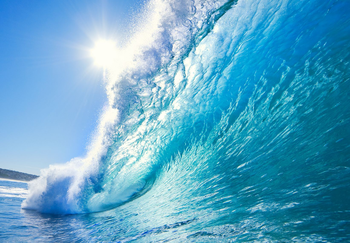
#> input picture images/003_Wave.png, 350 x 243 px
$ python 016_3d_histogram.py --image images/003_Wave.png
#> lines starting #> are read from the running program, lines starting #| are printed output that depends on the picture
# Usage
# python 016_3d_histogram.py --image images/001_Image.jpg


# Import Needed Packages
from mpl_toolkits.mplot3d import Axes3D
import matplotlib.pyplot as plt
import numpy as np
import argparse
import cv2


# Construct Argument Parser And Parse Arguments
ap = argparse.ArgumentParser()
ap.add_argument("-i", "--image", required=True, help="Path To Image")
ap.add_argument("-s", "--size", required=False, help="Size Of Largest Color Bin", default=5000)
ap.add_argument("-b", "--bins", required=False, help="Num Of Bins Per Channel", default=8)
args = vars(ap.parse_args())


# Load Parsed Arguments
image = cv2.imread(args["image"])
#> image is the input picture: shape (243, 350, 3); mean B, G, R 199.1, 166.5, 93.5
size = float(args["size"])
bins = int(args["bins"])

# Display Image
cv2.imshow("Original", image)
cv2.waitKey(0)

# Calculate Histogram
hist = cv2.calcHist([image], [0, 1, 2], None, [bins, bins, bins], [0, 256, 0, 256, 0, 256])
print("3D histogram shape: %s, with %d values" % (hist.shape, hist.flatten().shape[0]))
#| 3D histogram shape: (8, 8, 8), with 512 values

# Define Plot And Iterate Through
fig = plt.figure()
ax = fig.add_subplot(111, projection="3d")
ratio = size / np.max(hist)
#> ratio = 0.555

for (x, plane) in enumerate(hist):
	for (y, row) in enumerate(plane):
		for (z, col) in enumerate(row):
			if hist[x][y][z] > 0.0:
				siz = ratio * hist[x][y][z]
				rgb = (z/(bins-1), y/(bins-1), x/(bins-1))
				ax.scatter(x, y, z, s = siz, facecolors = rgb)
#> this loop made 8 passes
plt.savefig("images/004_3D_Histogram.png")
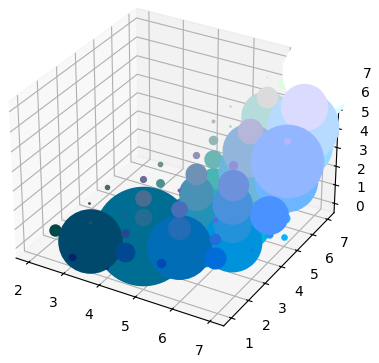
#> figure drawn by matplotlib, 1 panel
plt.show()

$ run again, on images/006_coins.png
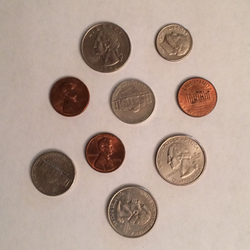
#> input picture images/006_coins.png, 250 x 250 px
#> image is the input picture: shape (250, 250, 3); mean B, G, R 147.7, 159.9, 180.7
#| 3D histogram shape: (8, 8, 8), with 512 values
#> ratio = 0.264
#> the loop `for (x, plane) in enumerate(hist):` made 8 passes
#> `plt.savefig("images/004_3D_Histogram.png")`:
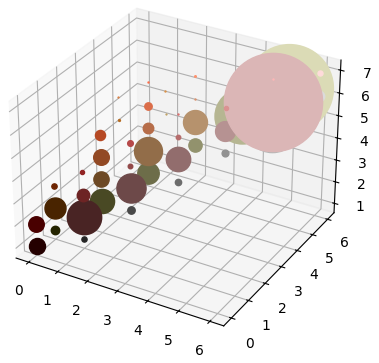
#> figure drawn by matplotlib, 1 panel
